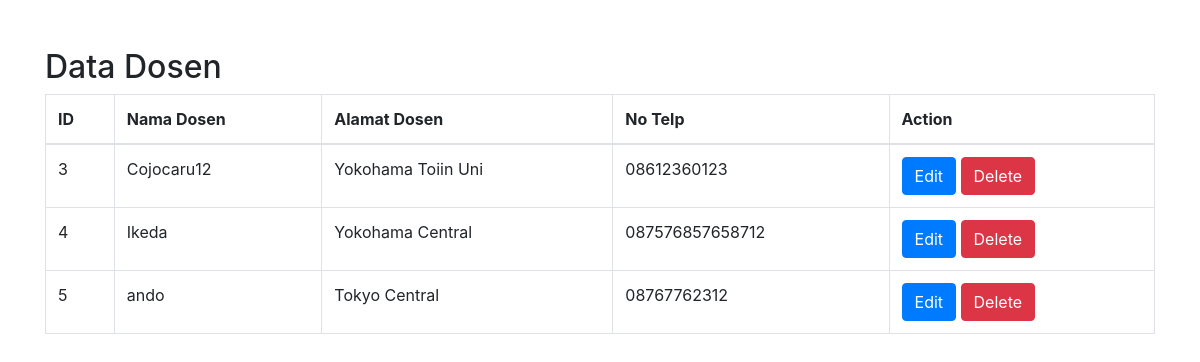
Before: /data_dosen/read.php with the older database file.
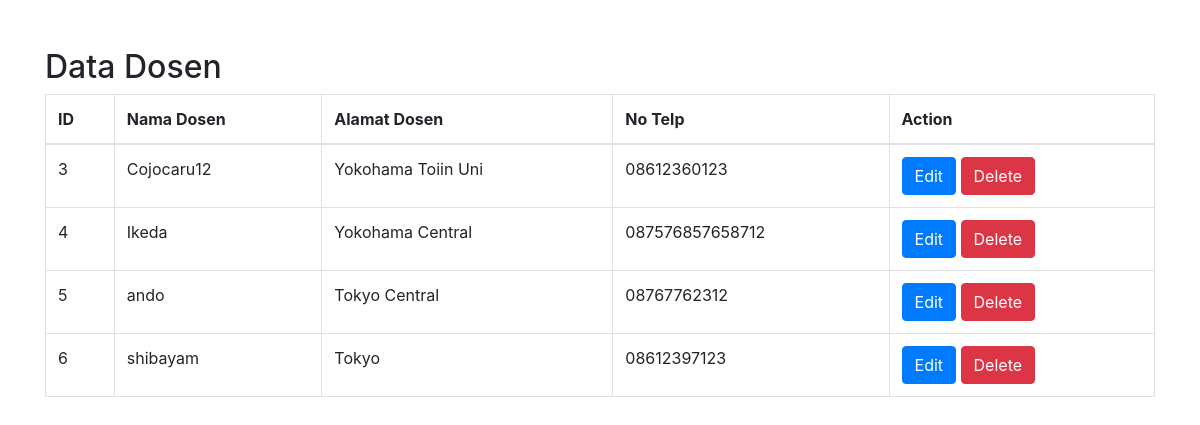
After: the same page with the newer database file.
### tables this page shows
CREATE TABLE `data_dosen` (
  `id` int NOT NULL,
  `nama_dosen` varchar(255) NOT NULL,
  `alamat_dosen` varchar(255) NOT NULL,
  `no_telp` varchar(20) NOT NULL,
  `foto_dosen` varchar(255) DEFAULT NULL
);

### data_dosen/read.php (the view, shortened to what this page needs)
<?php
include 'db.php';
?>
<!DOCTYPE html>
<html>
<head>
    <link rel="stylesheet" href="https://maxcdn.bootstrapcdn.com/bootstrap/4.0.0/css/bootstrap.min.css">
</head>
<body>
<div class="container">
    <h2 class="mt-5">Data Dosen</h2>
    <table class="table table-bordered">
        <thead>
        <tr>
            <th>ID</th>
            <th>Nama Dosen</th>
            <th>Alamat Dosen</th>
            <th>No Telp</th>
            <th>Action</th>
        </tr>
        </thead>
        <tbody>
        <?php
        $sql = "SELECT id, nama_dosen, alamat_dosen, no_telp FROM data_dosen";
        $result = $conn->query($sql);
        if ($result->num_rows > 0) {
            while($row = $result->fetch_assoc()) {
                echo "<tr><td>" . $row["id"]. "</td><td>" . $row["nama_dosen"]. "</td><td>" . $row["alamat_dosen"]. "</td><td>" . $row["no_telp"]. "</td>";
                echo "<td><a href='update.php?id=" . $row["id"] . "' class='btn btn-primary'>Edit</a> <a href='delete.php?id=" . $row["id"] . "' class='btn btn-danger'>Delete</a></td></tr>";
            }
        } else {
            echo "<tr><td colspan='5'>No results</td></tr>";
        }
        ?>
        </tbody>
    </table>
</div>
</body>
</html>

Changed rows visible on the page:
added data_dosen: id "6", nama_dosen "shibayam", alamat_dosen "Tokyo", no_telp "08612397123"
